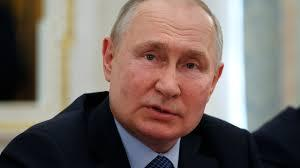
#> input picture model/test_images/13.jpg, 300 x 168 px, found by its file name
$ jupyter execute Image_classification.ipynb   (shell and % lines are left out)
#> lines starting #> are read from the running program, lines starting #| are printed output that depends on the picture; after the words box and inside, x2 and y2 are one past the last pixel; in counts of white or black regions, pixels touching at a corner belong together
[cell 1]
import numpy as np
import cv2
import matplotlib
from matplotlib import pyplot as plt

[cell 2]
img=cv2.imread(r"C:\Users\shafi\OneDrive\Documents\GitHub\Image_classification\model\test_images\13.jpg")
#> img is the input picture: shape (168, 300, 3); mean B, G, R 100.8, 106.6, 119.3

[cell 3]
plt.imshow(img)

[cell 4]
gray = cv2.cvtColor(img,cv2.COLOR_BGR2GRAY)
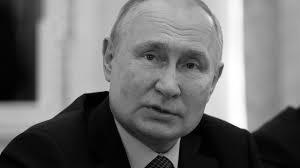
#> gray: shape (168, 300); min 0, max 255, mean 109.8
gray.shape
#> Out = (168, 300)

[cell 5]
plt.imshow (gray,cmap="gray")

## Now will apply haarcascade technique to detect 2 eyes and face

[cell 6]
face_cascade = cv2.CascadeClassifier(r'C:\Users\shafi\OneDrive\Documents\GitHub\Image_classification\model\opencv\haarcascades\haarcascade_frontalface_default.xml')
eye_cascade = cv2.CascadeClassifier(r'C:\Users\shafi\OneDrive\Documents\GitHub\Image_classification\model\opencv\haarcascades\haarcascade_eye.xml')

[cell 7]
faces = face_cascade.detectMultiScale(gray,1.5,3)
#> faces = [[108, 13, 122, 122]]

[cell 8]
faces
#> Out = [[108, 13, 122, 122]]

[cell 9]
(x,y,w,h)=faces[0]
#> x = 108; y = 13; w = 122; h = 122
x,y,w,h
#> Out = (108, 13, 122, 122)

[cell 10]
faces_img = cv2.rectangle(img,(x,y,),(x+w,y+h),(255,0,0),2)
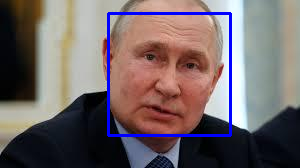
#> faces_img: shape (168, 300, 3); mean B, G, R 104.5, 102.9, 115.1
plt.imshow(faces_img)

[cell 11]
cv2.destroyAllWindows()
for (x,y,w,h) in faces:
    face_img=cv2.rectangle(img,(x,y,),(x+w,y+h),(255,0,0),2)
    roi_gray= gray[y:y+h,x:x+w]
    roi_color=face_img[y:y+h,x:x+w]
    eyes = eye_cascade.detectMultiScale(roi_gray)
    for (ex,ey,ew,eh) in eyes:
        cv2.rectangle(roi_color,(ex,ey,),(ex+ew,ey+eh),(255,0,0),2)
#> this loop made 1 pass
#> (x, y, w, h, eyes) on pass 1: (108, 13, 122, 122, [[27, 26, 34, 34], [63, 33, 35, 35]])
#> pass 1, `roi_gray= gray[y:y+h,x:x+w]`:
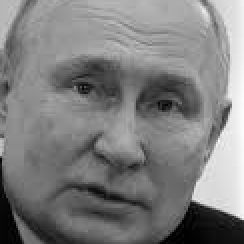
#> roi_gray: shape (122, 122) (shown 2 times larger); min 0, max 252, mean 126.6
#> pass 1, `roi_color=face_img[y:y+h,x:x+w]`:
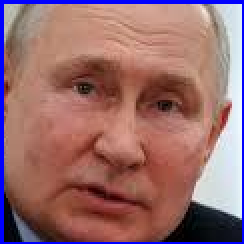
#> roi_color: shape (122, 122, 3) (shown 2 times larger); mean B, G, R 109.2, 108.3, 151.6
#> after the loop:
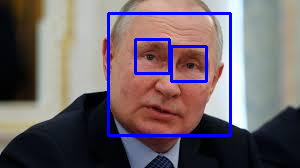
#> img: shape (168, 300, 3); 1.57% of pixels changed, all inside (x1, y1, x2, y2) = (134, 38, 208, 83)
#> after the loop:
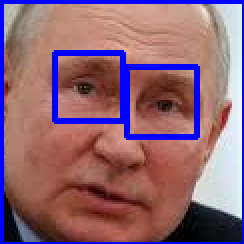
#> roi_color: shape (122, 122, 3) (shown 2 times larger); 5.32% of pixels changed, all inside (x1, y1, x2, y2) = (26, 25, 100, 70)

plt.figure()
plt.imshow(face_img,cmap="gray")
plt.show()

[cell 12]
plt.imshow(roi_color,cmap="gray")

[cell 13]
cropped_img=np.array(roi_color)
cropped_img.shape
#> Out = (122, 122, 3)

$ run again, with model/test_images/Capture.JPG copied over model/test_images/13.jpg
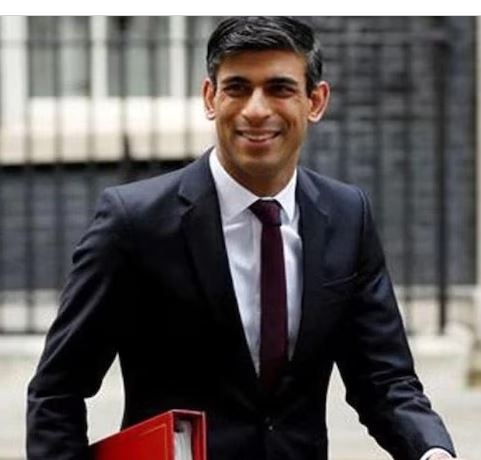
#> input picture model/test_images/Capture.JPG, 481 x 460 px, found by its file name
#> img is the input picture: shape (460, 481, 3); mean B, G, R 89.9, 89.8, 94.6
#> faces = [[203, 44, 122, 122]]
#> `(x,y,w,h)=faces[0]`: x = 203; y = 44; w = 122
#> `x,y,w,h`: Out = (203, 44, 122, 122)
#> the loop `for (x,y,w,h) in faces:` made 1 pass
#> (x, y, w, h, eyes) on pass 1: (203, 44, 122, 122, [[58, 30, 32, 32], [14, 25, 37, 37]])
#> after the loop `for (x,y,w,h) in faces:`:
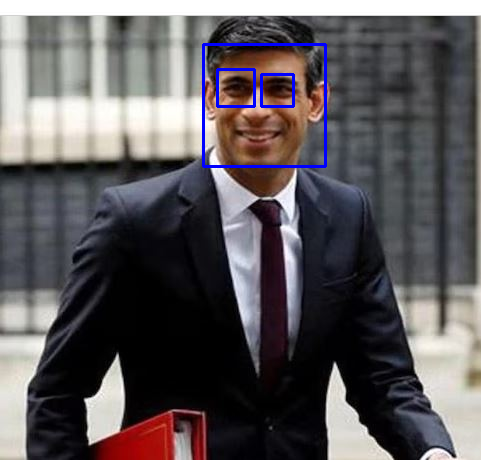
#> img: shape (460, 481, 3); mean B, G, R 91.5, 88.7, 93.3
#> after the loop `for (x,y,w,h) in faces:`:
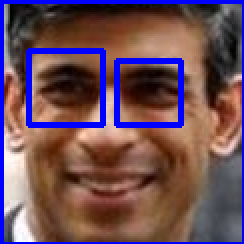
#> roi_color: shape (122, 122, 3) (shown 2 times larger); mean B, G, R 88.4, 77.6, 108.5
